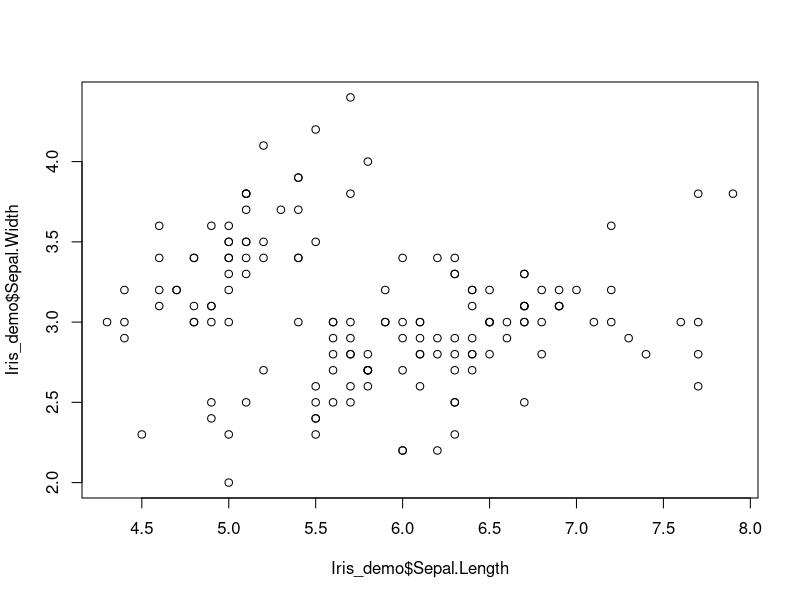
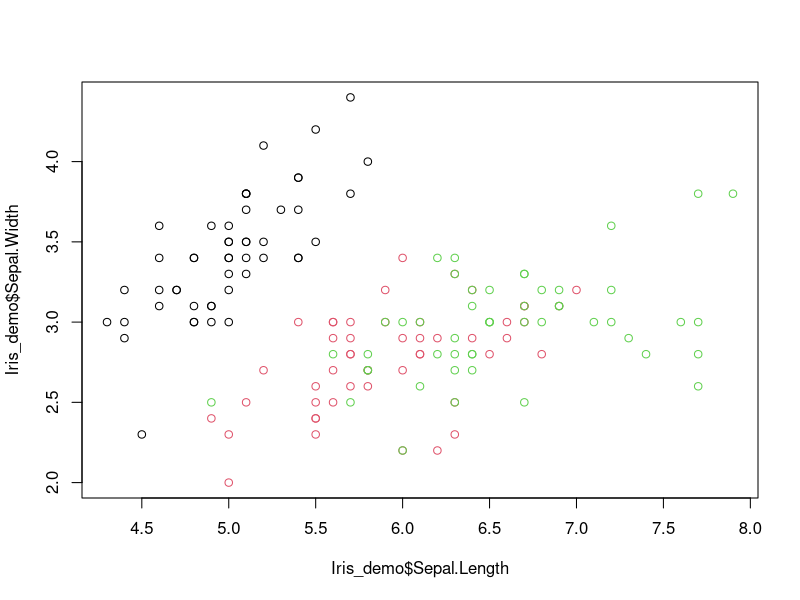
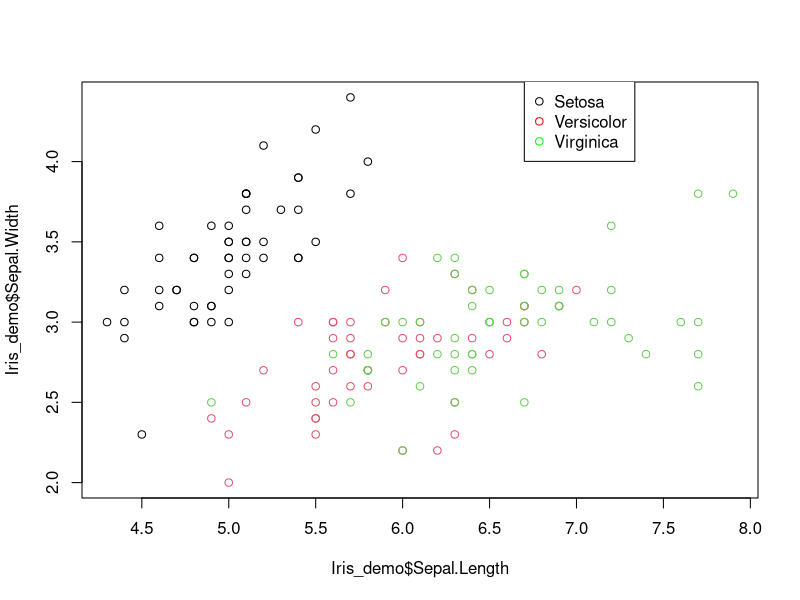
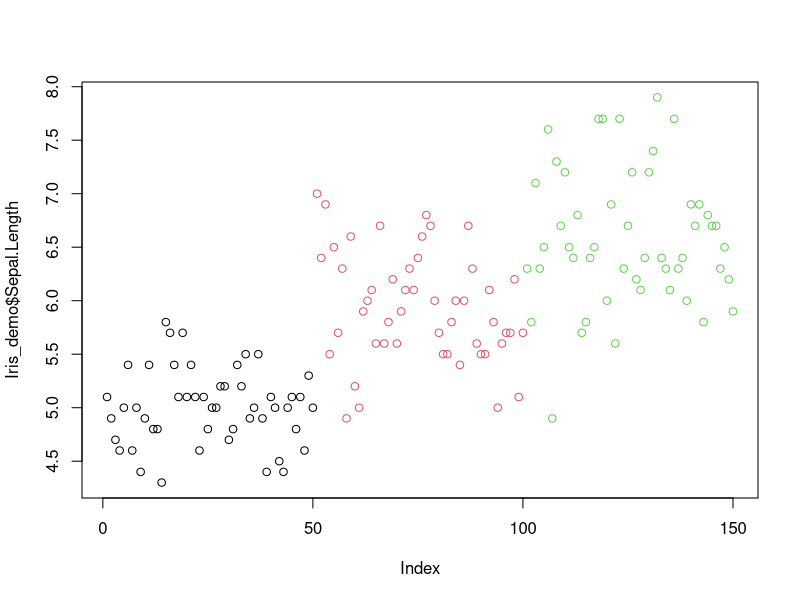
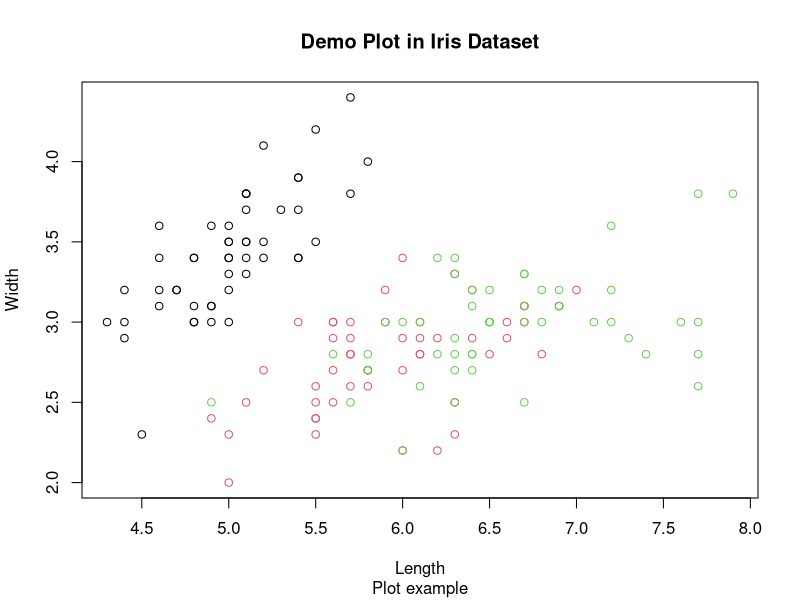
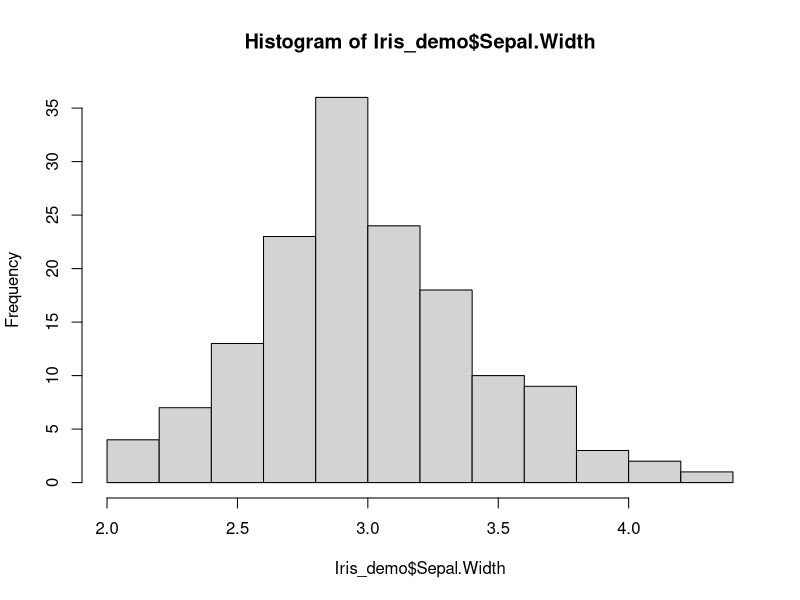
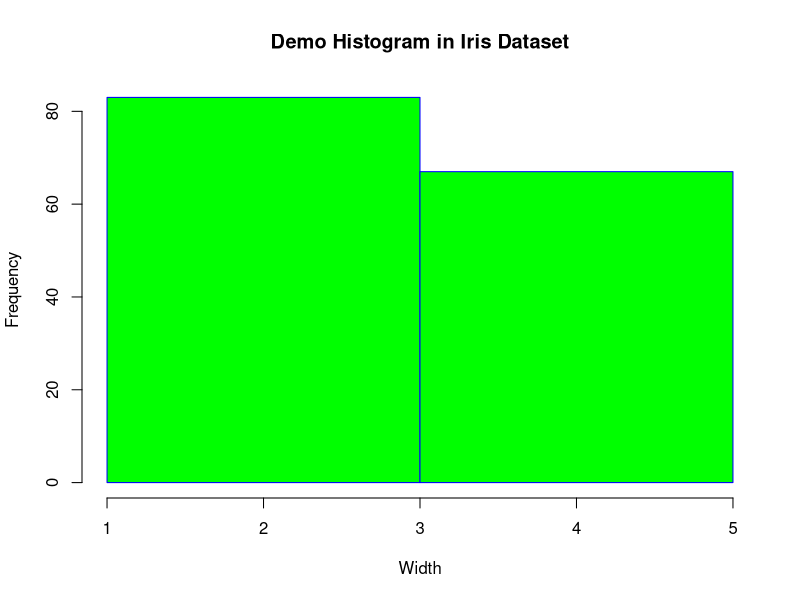
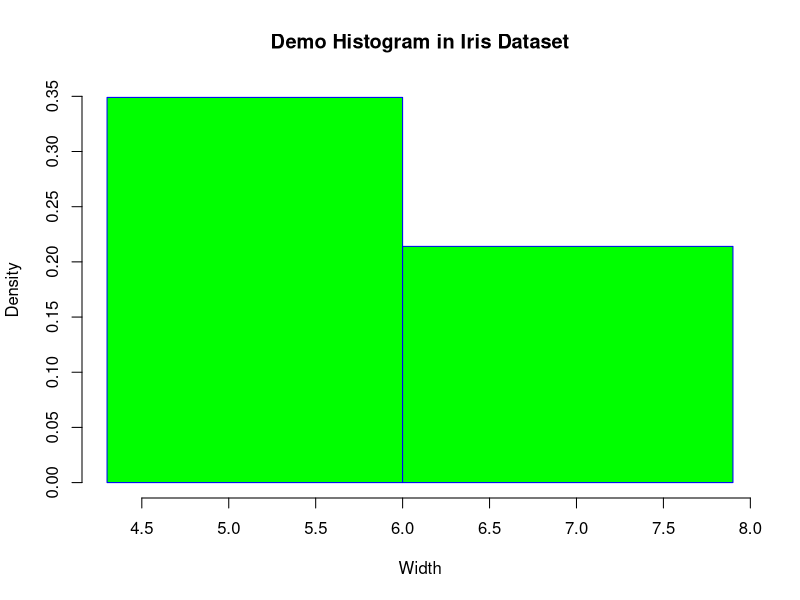

The R script that drew these images, in order:
##############################################################################
# R Session	- Visualization					                                                       #
#                             							                 #	
##############################################################################

##############################################################################
# This Session will cover:
#     Why Data Visualization
#     https://gramener.com/amitabh/
#     Where data visualization fits in project lifecycle 
#     Delve deeper into different type of charts
#        1. Line Chart         2. Bar Chart          3. Histogram
#        4. Pie Chart          5. Stacked Bar Chart  6. Scatter Plot
#        7. Box Plot           8. Grouped Bar Chart 
#       
#     Base Ploting in R
#     ggplot2
##############################################################################


##Base Plottig in R

#Use Iris Dataset
attach(iris)
Iris_demo <- iris
View(Iris_demo)
str(Iris_demo)
?plot

#Scatter Plot 
#Syntax
#plot(X,Y,....)

#Idea behind ploting scater plot is to understand the 
#correlation between X and Y
plot(Iris_demo$Sepal.Length,
     Iris_demo$Sepal.Width)





#Identify the three Species 
plot(Iris_demo$Sepal.Length,
     Iris_demo$Sepal.Width,
     col=Iris_demo$Species)



plot(Iris_demo$Sepal.Length,
     Iris_demo$Sepal.Width,
     col=Iris_demo$Species)
legend(6.7,4.5,
       legend=c("Setosa", "Versicolor",
                "Virginica"),
       col=c("black","red", "green"),  
       pch = 1.0)

plot(Iris_demo$Sepal.Length,
     col=Iris_demo$Species)

plot(Iris_demo$Sepal.Length,
     Iris_demo$Sepal.Width,type = "p", 
     col=Iris_demo$Species,
     main = "Demo Plot in Iris Dataset",
     sub = "Plot example",
     xlab = "Length",ylab = "Width")

?plot
#Histogram 
#Syntax
#hist(x,...)
?hist
hist(Iris_demo$Sepal.Width)


hist(Iris_demo$Sepal.Width,
     main = "Demo Histogram in Iris Dataset",
     xlab = "Width",
     border = "blue",
     col = "green",
     breaks = c(1,3,5)
)


hist(Iris_demo$Sepal.Length,
     main = "Demo Histogram in Iris Dataset",
     xlab = "Width",
     border = "blue",
     col = "green",
     breaks = c(4.3,6,7.9)
)

hist(Iris_demo$Sepal.Width,
     main = "Demo Histogram in Iris Dataset",
     xlab = "Width",
     border = "blue",
     col = "green",
     breaks = 1:6
)

hist(Iris_demo$Sepal.Width,
     main = "Demo Histogram in Iris Dataset",
     xlab = "Width",
     border = "blue",
     col = "green",
     breaks = 5
)

##density = counts/(n*diff(breaks)
hist(Iris_demo$Sepal.Width,
     main = "Density plot",
     xlab = "Width",
     border = "blue",
     col = "green",
     breaks = 5,
     freq = F
)
?hist
##density as parameter (Density of the shading line)
hist(Iris_demo$Sepal.Width,
     main = "Freq plot",
     xlab = "Width",
     border = "blue",
     col = "green",
     density =  20
)

#Boxplot
#Box plots are extremely useful when you want to understand 
#large quantitative information
#Gives you good undestanding of Data distribution
#Very useful if you want to compare data across categories
#Syntax:
#boxplot()
boxplot(Iris_demo$Sepal.Length)
boxplot(Iris_demo)

##Names are not getting fit horizontally in given area.
##I want name to be displayed horizontally
##USe "las" parameter
boxplot(Iris_demo,las=2)

#RenameName each variables
boxplot(Iris_demo,las=2, names = c("S_L","S_W",
                                   "P_L","P_W",
                                   "Species"))


boxplot(Iris_demo,las=2, names = c("S_L","S_W",
                                   "P_L","P_W",
                                   "Species"),
        col = c("red","green","blue","Black","royalblue2"))


#Grab the outlier
outlier <- boxplot(Iris_demo$Sepal.Width)
outlier

outlier1 <- boxplot(Iris_demo$Sepal.Width,
                    plot = F)$out
outlier1

##Compare each species type and Petal Length
boxplot(Iris_demo$Petal.Length~Iris_demo$Species,
        xlab = "Species Type",
        ylab = "Petal Length", 
        main = "Iris Data",
        col = c("red","green","blue"))


##Notched Boxplot - Display the confidence interval around
##the median
boxplot(Iris_demo$Petal.Length~Iris_demo$Species,
        xlab = "Species Type",
        ylab = "Petal Length", 
        main = "Iris Data",
        col = c("red","green","blue"),
        notch = T)


##Horizontal Boxplot
boxplot(Iris_demo$Petal.Length~Iris_demo$Species,
        xlab = "Species Type",
        ylab = "Petal Length", 
        main = "Iris Data",
        col = c("red","green","blue"),
        notch = T,
        horizontal = T)


## Pie Chart
#Syntax
#pie(x,labels) 
#x: vector containing the numeric value
#labels: GIve the descriptions

mytable <- table(iris$Species)
pie(mytable,labels = c("Setosa","Versicolor","Virginica"))

#Use Pie Percent
pie(mytable,labels = round(100*mytable/sum(mytable), 1))

#Use Legends
pie(mytable,labels = round(100*mytable/sum(mytable), 1),
    col=c("red","green","blue"))
legend("topright",c("Setosa","Versicolor","Virginica"),
       cex = .5,fill = c("red","green","blue"))

#cex - for legend

##Limitation of base Package
#Static Graphs
#Can not use to create complex visualization
#Just an image, cant be manipulated.

##ggplot2 - fullfledge R data objects
##Ingredients of ggplot package

## Load the ggplot2 package using install.packages("ggplot2")
library(ggplot2)

##Elements of ggplot: Fundamental design of ggplot
#Essential Attributes
   #1. Data
   #2. Geometries: What type of Plot you want?
       #Example: Point, Line,boxplot.......
       #Tip: A plot must have at least one geom; 
            #there is no upper limit. You can add a geom 
            #to a plot using the + operator
help.search("geom_", package = "ggplot2")

   #3. Aesthetics: Specify parameters which 
   #are specific to that geometry (Wot you can see).
   #Example: Position, Color, Shape, Size etc
   #Each type of geom accepts only a subset of all aesthetics
   #refer to the geom help pages to see what mappings each 
   #geom accepts. Aesthetic mappings are set with the aes() function.

#Optional Attributes
   #1. Facets
   #2. Statistics
   #3. Coordinates
   #4. Themes

##Creating Visualization using ggplot:
attach(mtcars)
library(ggplot2)
ggplot(data = mtcars, 
       aes(x=cyl , y=mpg)) + 
  geom_point()


ggplot(data = mtcars, 
       aes(x=factor(cyl) , y=mpg)) + 
  geom_point()


##Scatter Plots in ggplot
##Add additional parameter called shape in Geometries 
ggplot(data = mtcars, 
       aes(x=factor(cyl) , y=mpg)) + 
  geom_point(shape = 1, size = 2)



##size parameter in Aesthetics
  ggplot(data = mtcars, 
         aes(x=factor(cyl) , y=mpg,size = hp)) + 
    geom_point()

?ggplot(size)
##Apply multiple variables in 2 D space
ggplot(data = mtcars,
       aes(x= wt,y = mpg, col = hp,size = disp)) + 
  geom_point()

## Size parameter in the geom will override 
#size parameter of aes

ggplot(data = mtcars,
       aes(x= wt,y = mpg, col = hp,size = disp)) + 
  geom_point(size=2)

##USe geom text in plot
ggplot(data = mtcars,
       aes(x = wt, y=mpg)) + 
  geom_text(aes(label=cyl))

##Tip: WHere ever you want to introduced variability 
##use aes parameter.

ggplot(data = mtcars,
       aes(x= wt,y = mpg)) + 
  geom_point() + geom_line(aes(y = qsec))

#############################################################################

#Exercise1:
#1. Use reshape2 package
#2. Use tips data set (from reshape)
#3. Create a scatter plot with 
    #"Total Bill" in x axis and "tip" in Y.
#4. Color ALL the points blue
#5. Make All the points bigger by setting size = 3
#6. Vary the size of the points based on 
    #the size of the party







#Exercise1: Solution
library(reshape2)
?library(reshape2)

tips
ggplot(tips,aes(x=total_bill,y=tip)) + geom_point()
ggplot(tips,aes(x=total_bill,y=tip)) +
  geom_point(color="blue")
ggplot(tips,aes(x=total_bill,y=tip)) +
  geom_point(color="blue",size=3)
ggplot(tips,aes(x=total_bill,y=tip,size = size)) + geom_point()


#############################################################################

##Visualizing the large dataset
attach(diamonds)
str(diamonds)

ggplot(data = diamonds,aes(x=carat,y=price)) + 
  geom_point()

##When the points in the scatter plots are cluttered, 
#a smooth line can be used to visualize the 
#underlying trend or relationship between variables 
#on the x and y axis.

ggplot(data = diamonds,aes(x=carat,y=price)) + 
  geom_point() + geom_smooth()

#Points are not adding much value here 
##so we can remove points
ggplot(data = diamonds,aes(x=carat,y=price)) +
  geom_smooth()

#Add Clarity variable in our graph
temp <- ggplot(data = diamonds,
               aes(x=carat,y=price,
                   col = clarity)) +
  geom_smooth()
#temp + geom_text(data = diamonds[diamonds$carat == "2",], aes(label = clarity), hjust = 0.7, vjust = 1)

#install.packages("directlabels")
#library(directlabels)
#direct.label(temp,list(last.points, 
#                       hjust = .5,
#                       vjust = .5))

##add clarity in our point graph
ggplot(data = diamonds,
       aes(x=carat,y=price,
           col=clarity)) +
  geom_point()

##Add transparency factor using alpha parameter.
ggplot(data = diamonds,
       aes(x=carat,y=price,col=clarity)) +
  geom_point(alpha = 0.3)

##Lets see how can we use ggplot in more powerful way
##Plots as object

diamond_plot <- ggplot(diamonds,
                       aes(x = carat,
                           y=price))
diamond_plot+geom_smooth()

##Bar Chart 
cyl_am <- ggplot(mtcars,
                 aes(x=factor(cyl))) 
cyl_am + geom_bar()

cyl_am <- cyl_am + aes(fill=factor(am))
#Absolute Bar Chart
cyl_am + geom_bar()

#If we are not interested in actual values but in proportion
#Stacked Bar Chart

ggplot(mtcars,aes(x=cyl,fill=am)) + 
  geom_bar(position = "stack")

##We dont see stacked bar for the reason because am(0 and 1) is being 
#considered as numeric
ggplot(mtcars,aes(x=cyl,
                  fill=factor(am))) +
  geom_bar(position = "stack")

#proportion
cyl_am + geom_bar(position = "fill")

#Dodge bar graph
cyl_am + geom_bar(position = "dodge")

  
##Histogram
ggplot(mtcars,aes(x=mpg)) + 
  geom_histogram(binwidth = 4)

mycolor = "blue"
ggplot(mtcars,aes(x=mpg)) + 
  geom_histogram(binwidth = 3,
                 fill = mycolor)

ggplot(mtcars,aes(x=mpg,
                  fill = factor(cyl))) + 
  geom_histogram(binwidth = 1)


#Working on Time Series Data
attach(economics)

str(economics)
head(economics)

ggplot(economics, 
       aes(x=date,y=unemploy)) + 
  geom_line()

ggplot(economics, aes(x=date,
                      y=unemploy/pop)) +
  geom_line()

ggplot(economics, aes(x=date,
                      y=unemploy/pop,
                      col = psavert)) +
  geom_line()

ggplot(economics, aes(x=date,
                      y=unemploy/pop,
                      col = psavert)) +
  geom_line() + geom_point()

#Statistical Transformation
   #Some plot types (such as scatterplots) do not require transformations
   #each point is plotted at x and y coordinates equal to the original value. 
   #Other plots, such as boxplots, histograms, prediction lines etc. 
   #require statistical transformations:

#Theme
temp <- ggplot(economics,aes(x = date,
                     y = pop)) + 
  theme(legend.position = "top") +
  geom_point(aes(color = unemploy))


temp + scale_color_continuous(name="",
                              breaks = c(3000, 
                                         10000, 
                                         15000),
                              labels = c("3000", 
                                         "10000", 
                                         "15000"))

temp + scale_color_continuous(name="",
                              breaks = 
                                c(3000, 
                                  10000, 
                                  15000),
                              labels = 
                                c("3000", 
                                  "10000", 
                                  "15000"),
                              low = 
                                "blue",
                              high = "red")

##Faceting:
# Create separate graphs for subsets of data

temp1 <- ggplot(tips, aes(x = total_bill, 
                          y = tip))
temp1 + geom_line(aes(color = size))

#Not a very good way to represent the data
temp1 + geom_line() +
facet_wrap(~size, ncol = 6)




##############################################################################
# End of this Session you must have understood:
#     Why Data Visualization is so important
#     Where data visualization fits in project lifecycle 
#     What are the different visual representation for us to use
#     When to use which representation
#     Base Plotting in R
#     Plotting in ggplot2
# https://flowingdata.com/2016/03/22/comparing-ggplot2-and-r-base-graphics/
##############################################################################
